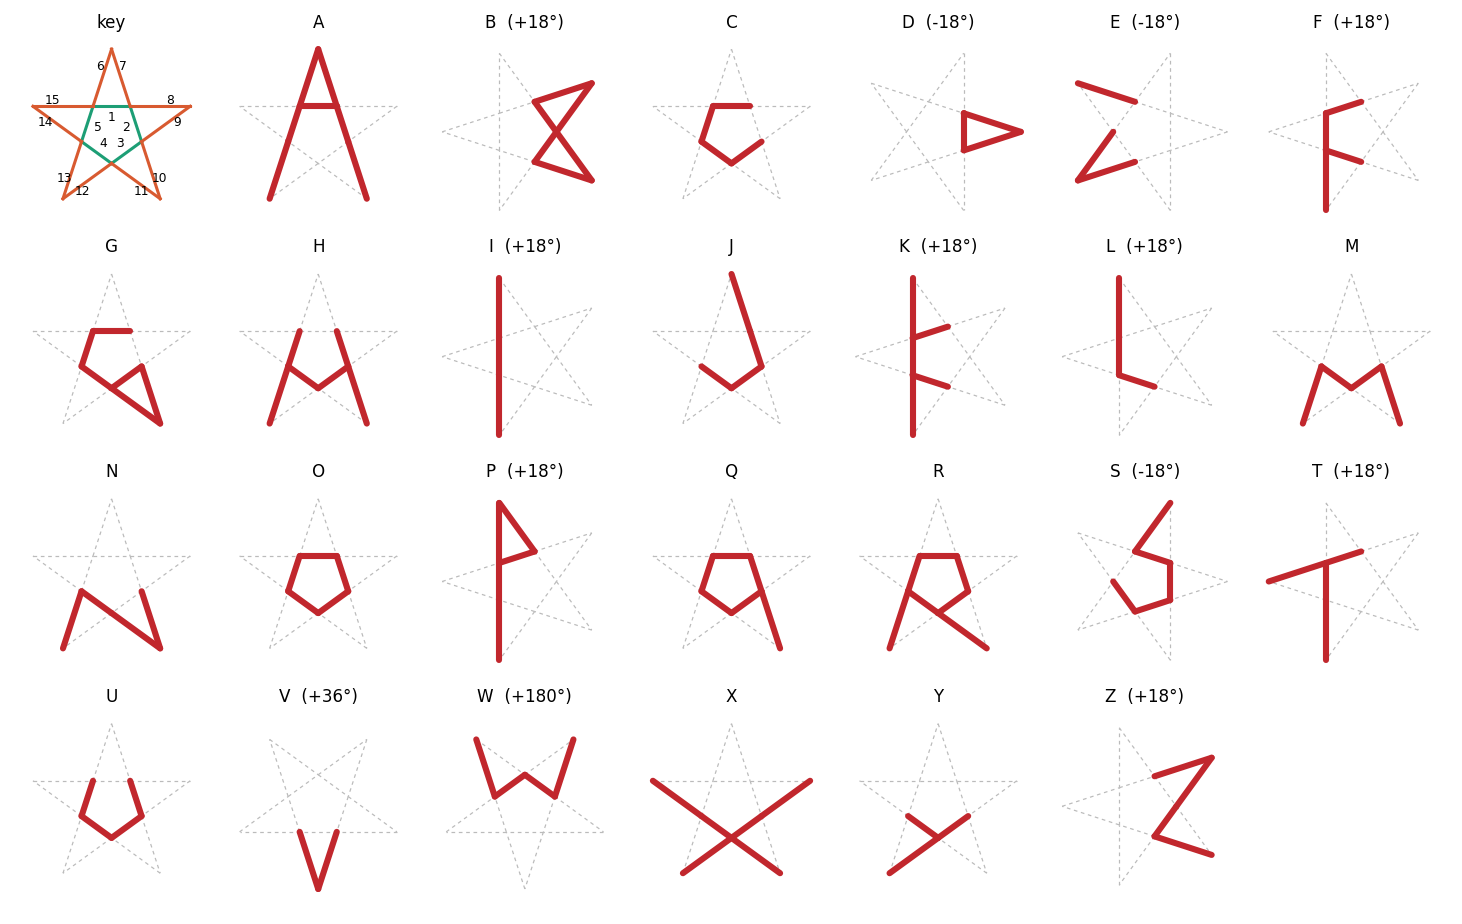

The script that saved this image:
"""Render letters built from the 15 segments of a pentagram.

Numbering: inner pentagon 1-5 clockwise from the top edge; outer edges 6-15
clockwise starting with the left side of the top point. Point triangle k is
{k, 2k+4, 2k+5}.

Edit LETTERS in star_alphabet.py, then run:  python star_letters.py [out.png|out.svg]
Rotation is in degrees, positive = counterclockwise.
"""
import math
import sys

from star_alphabet import LETTERS, SEGMENTS, rotate

import matplotlib
matplotlib.use("Agg")
import matplotlib.pyplot as plt

COLS = 7
LETTER_COLOR = "#C1272D"
GHOST_COLOR = "#BBBBBB"


def draw_star(ax, segs, rotation, title):
    for n, (a, b) in SEGMENTS.items():
        (x1, y1), (x2, y2) = rotate(a, rotation), rotate(b, rotation)
        if n in segs:
            ax.plot([x1, x2], [y1, y2], color=LETTER_COLOR, lw=4,
                    solid_capstyle="round", zorder=2)
        else:
            ax.plot([x1, x2], [y1, y2], color=GHOST_COLOR, lw=0.8,
                    ls=(0, (3, 3)), zorder=1)
    ax.set_title(title, fontsize=11)
    _frame(ax)


def draw_key(ax):
    for n, (a, b) in SEGMENTS.items():
        color = "#1D9E75" if n <= 5 else "#D85A30"
        ax.plot([a[0], b[0]], [a[1], b[1]], color=color, lw=2)
        mx, my = (a[0] + b[0]) / 2, (a[1] + b[1]) / 2
        push = -0.13 if n <= 5 else 0.14  # inner labels inward, outer outward
        d = math.hypot(mx, my) or 1
        ax.text(mx + push * mx / d, my + push * my / d, str(n),
                ha="center", va="center", fontsize=8)
    ax.set_title("key", fontsize=11)
    _frame(ax)


def _frame(ax):
    ax.set_xlim(-1.15, 1.15)
    ax.set_ylim(-1.15, 1.15)
    ax.set_aspect("equal")
    ax.axis("off")


def main(out_path="star_letters.png"):
    cells = len(LETTERS) + 1
    rows = math.ceil(cells / COLS)
    fig, axes = plt.subplots(rows, COLS, figsize=(COLS * 1.9, rows * 2.1))
    axes = [ax for row in axes for ax in row]

    draw_key(axes[0])
    for ax, (letter, (segs, rot)) in zip(axes[1:], LETTERS.items()):
        if segs:
            label = f"{letter}  ({rot:+d}°)" if rot else letter
            draw_star(ax, set(segs), rot, label)
        else:
            draw_star(ax, set(), 0, f"{letter}  —")
    for ax in axes[cells:]:
        ax.axis("off")

    fig.tight_layout()
    fig.savefig(out_path, dpi=110)
    print(f"wrote {out_path}")


if __name__ == "__main__":
    main(*sys.argv[1:2])
